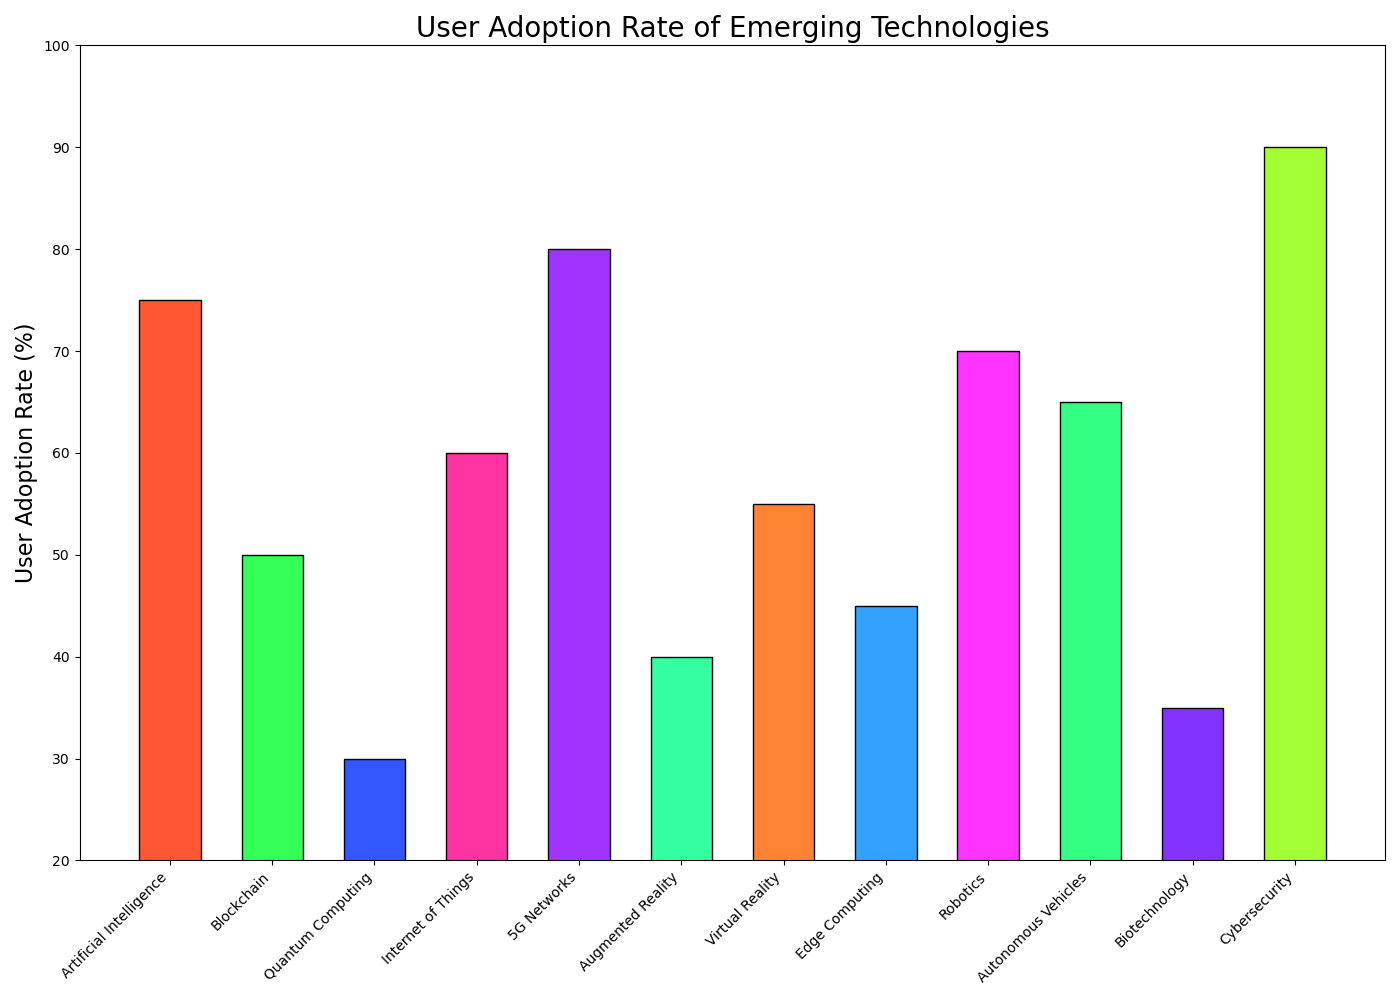

Recreate this plot in Python.

import matplotlib.pyplot as plt

# Data
technology = [
    'Artificial Intelligence', 'Blockchain', 'Quantum Computing', 'Internet of Things', 
    '5G Networks', 'Augmented Reality', 'Virtual Reality', 'Edge Computing', 
    'Robotics', 'Autonomous Vehicles', 'Biotechnology', 'Cybersecurity'
]
user_adoption_rate = [75, 50, 30, 60, 80, 40, 55, 45, 70, 65, 35, 90]

# Colors for each bar
colors = ['#FF5733', '#33FF57', '#3357FF', '#FF33A1', '#A133FF', '#33FFA1', 
          '#FF8333', '#33A1FF', '#FF33FF', '#33FF83', '#8333FF', '#A1FF33']

# Plotting the bar chart vertically
plt.figure(figsize=(14, 10))   # Change width and height of the chart
plt.bar(technology, user_adoption_rate, color=colors, edgecolor='black', width=0.6)  # Change width for bars and apply color scheme

# Chart title and labels
plt.title('User Adoption Rate of Emerging Technologies', fontsize=20)
plt.ylabel('User Adoption Rate (%)', fontsize=16)

# Setting the ylim to start from 20 to provide better clarity for user adoption rates
plt.ylim(20, 100)

# Rotating the x-axis labels for better readability
plt.xticks(rotation=45, ha='right')

# Display the chart
plt.tight_layout()
plt.show()
